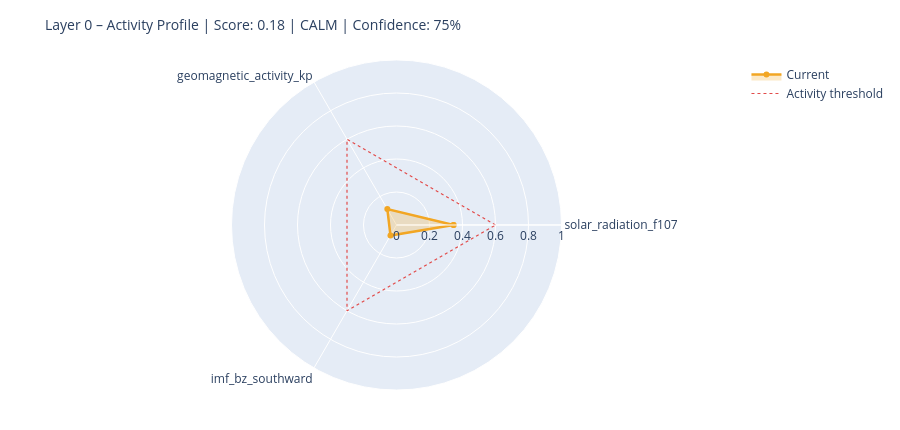

The code cell stored with this chart in its notebook:
### Markdown cell above
---
## 6. State Assessment & Handoff to Layer 1

### Code cell
# ============================================================
# STEP 1 – Collect raw values with source modes
# Mode: 'primary' | 'fallback_3h' | 'last_valid' | 'missing'
# ============================================================

def safe_last(df, col):
    if df is None or col not in df.columns: return None
    s = df[col].dropna()
    return float(s.iloc[-1]) if not s.empty else None

f107_now = safe_last(df_f107, 'f10.7')
bz_now   = safe_last(df_mag,  'bz_gsm')
kp_now   = safe_last(df_kp,   'kp')
sw_now   = safe_last(df_sw,   'speed')

source_modes = {
    'F10.7':    'primary'  if f107_now is not None else 'missing',
    'Kp':       'primary'  if kp_now   is not None else 'missing',
    'IMF_Bz':   'primary'  if bz_now   is not None else 'missing',
    'SW_speed': 'primary'  if sw_now   is not None else 'missing',
}

# Kp Fallback – 3h endpoint
if kp_now is None:
    try:
        r = requests.get(
            'https://services.swpc.noaa.gov/json/noaa-planetary-k-index.json',
            timeout=10)
        r.raise_for_status()
        fb = pd.DataFrame(r.json())
        tc = next((c for c in fb.columns if 'time' in c.lower()), fb.columns[0])
        kc = next((c for c in fb.columns if 'kp' in c.lower() and c != tc), None)
        if kc:
            fb[kc] = fb[kc].astype(str).str.extract(r'([0-9]+(?:\.[0-9]*)?)')[0]
            fb[kc] = pd.to_numeric(fb[kc], errors='coerce')
            fb = fb[fb[kc] >= 0].dropna(subset=[kc])
            if not fb.empty:
                kp_now = float(fb[kc].iloc[-1])
                source_modes['Kp'] = 'fallback_3h'
                print(f'  Kp fallback (3h): {kp_now:.1f}')
    except Exception as e:
        print(f'  Kp fallback failed: {e}')

# Solar Wind Fallback – last valid value
if sw_now is None and df_sw is not None and 'speed' in df_sw.columns:
    s = df_sw['speed'].dropna()
    if not s.empty:
        sw_now = float(s.iloc[-1])
        source_modes['SW_speed'] = 'last_valid'
        print(f'  SW fallback (last_valid): {sw_now:.0f} km/s')

print()
print('Source modes:', source_modes)

# ============================================================
# STEP 2 – Score from available components only
# ============================================================

def norm(v, lo, hi):
    if v is None: return None
    return max(0.0, min(1.0, (v - lo) / (hi - lo)))

COMPONENTS = {
    'solar_radiation_f107':    (f107_now, norm(f107_now, 60, 250)),
    'geomagnetic_activity_kp': (kp_now,   norm(kp_now,   0,   9)),
    'imf_bz_southward':        (bz_now,   norm(-(bz_now or 0) if bz_now else None, -5, 30)
                                           if bz_now is not None else None),
    'solar_wind_speed':        (sw_now,   norm(sw_now, 300, 800)),
}

available   = {k: v[1] for k, v in COMPONENTS.items() if v[1] is not None}
unavailable = [k for k, v in COMPONENTS.items() if v[1] is None]

layer0_score = round(sum(available.values()) / len(available), 4) if available else None
confidence   = round(len(available) / len(COMPONENTS), 2)

level = ('unknown'  if layer0_score is None
         else 'calm'     if layer0_score < 0.3
         else 'moderate' if layer0_score < 0.6
         else 'active')

# ============================================================
# STEP 3 – Dominant Driver
# ============================================================

def dominant_driver(kp, f107, bz, sw):
    candidates = []
    if kp   is not None and kp   >= 4:   candidates.append(('geomagnetic',    kp / 9))
    if sw   is not None and sw   >= 500:  candidates.append(('solar_wind',     sw / 800))
    if bz   is not None and bz   <= -5:   candidates.append(('imf_southward',  abs(bz) / 30))
    if f107 is not None and f107 >= 150:  candidates.append(('solar_radiation',f107 / 250))
    return max(candidates, key=lambda x: x[1])[0] if candidates else 'none'

driver = dominant_driver(kp_now, f107_now, bz_now, sw_now)

# ============================================================
# STEP 4 – Downstream expectations
# ============================================================

def downstream_expectation(driver, score, kp, bz, f107):
    exp = {
        'magnetosphere':        'calm',
        'ionosphere':           'calm',
        'schumann_resonance':   'unchanged',
        'lithosphere_currents': 'low',
    }
    if driver == 'geomagnetic' or (kp and kp >= 5):
        exp['magnetosphere']        = 'compressed / storm'
        exp['ionosphere']           = 'elevated disturbance (TEC variability)'
        exp['schumann_resonance']   = 'elevated amplitude possible'
        exp['lithosphere_currents'] = 'elevated induction currents'
    elif driver == 'imf_southward' or (bz and bz <= -5):
        exp['magnetosphere']        = 'energy coupling active'
        exp['ionosphere']           = 'elevated electron density possible'
        exp['schumann_resonance']   = 'slight modulation possible'
    elif driver == 'solar_radiation' or (f107 and f107 >= 150):
        exp['ionosphere']           = 'elevated ionization (F-layer)'
        exp['schumann_resonance']   = 'slightly elevated background activity'
    return exp

downstream = downstream_expectation(driver, layer0_score, kp_now, bz_now, f107_now)

# ============================================================
# CONSOLE OUTPUT
# ============================================================

W = 58
print('=' * W)
print('LAYER 0 – STATE ASSESSMENT')
print('=' * W)
for name, (raw_v, score_v) in COMPONENTS.items():
    if score_v is not None:
        bar = '█' * int(score_v * 20) + '░' * (20 - int(score_v * 20))
        print(f'  {name:<35}  {bar}  {score_v:.2f}')
    else:
        print(f'  {name:<35}  {"─" * 20}  n/a')
print('-' * W)
print(f'  Score ({len(available)}/{len(COMPONENTS)} components):  {layer0_score:.3f}')
print(f'  Confidence:         {confidence:.0%}')
print(f'  Level:              {level.upper()}')
print(f'  Dominant Driver:    {driver}')

# Radar chart
cats = list(available.keys())
vals = list(available.values())
if len(cats) >= 3:
    fig = go.Figure()
    fig.add_trace(go.Scatterpolar(
        r=vals + [vals[0]], theta=cats + [cats[0]],
        fill='toself', fillcolor='rgba(242,166,35,0.25)',
        line=dict(color='#F2A623', width=2.5), name='Current'
    ))
    fig.add_trace(go.Scatterpolar(
        r=[0.6] * (len(cats) + 1), theta=cats + [cats[0]],
        line=dict(color='#E24B4A', dash='dot', width=1.2),
        mode='lines', name='Activity threshold'
    ))
    fig.update_layout(
        title=dict(text=f'Layer 0 – Activity Profile | Score: {layer0_score:.2f} | {level.upper()} | Confidence: {confidence:.0%}',
                   font=dict(size=14)),
        polar=dict(radialaxis=dict(visible=True, range=[0, 1])),
        height=430, showlegend=True,
        margin=dict(l=60, r=60, t=60, b=40)
    )
    fig.show()

### Figure 1 — Plotly figure (JSON) as saved in the notebook; plotly's stock layout.template omitted (floating-point values rounded to 4 significant figures)
{"data": [{"fill": "toself", "fillcolor": "rgba(242,166,35,0.25)", "line": {"color": "#F2A623", "width": 2.5}, "name": "Current", "r": [0.3457, 0.1111, 0.07314, 0.3457], "theta": ["solar_radiation_f107", "geomagnetic_activity_kp", "imf_bz_southward", "solar_radiation_f107"], "type": "scatterpolar"}, {"line": {"color": "#E24B4A", "dash": "dot", "width": 1.2}, "mode": "lines", "name": "Activity threshold", "r": [0.6, 0.6, 0.6, 0.6], "theta": ["solar_radiation_f107", "geomagnetic_activity_kp", "imf_bz_southward", "solar_radiation_f107"], "type": "scatterpolar"}], "layout": {"height": 430, "margin": {"b": 40, "l": 60, "r": 60, "t": 60}, "polar": {"radialaxis": {"range": [0, 1], "visible": true}}, "showlegend": true, "title": {"font": {"size": 14}, "text": "Layer 0 – Activity Profile | Score: 0.18 | CALM | Confidence: 75%"}}}
